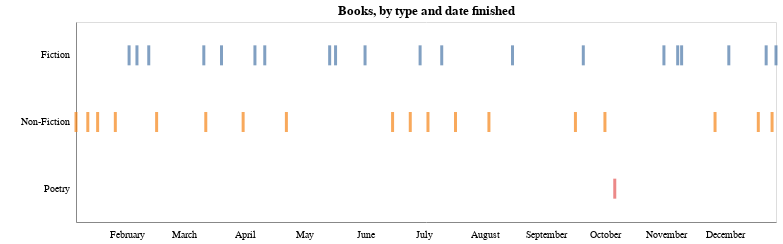

The notebook cell this image was saved under:
### Markdown cell above
### Books by type and month

### Code cell
# DESKTOP 
alt.Chart(books).mark_tick(thickness=3,size=20).encode(
    x=alt.X('date',axis=alt.Axis(format='%B', tickColor='#ffffff', tickCount=7), title=''),
    y=alt.Y('type',axis=alt.Axis(tickCount=0, tickColor='#ffffff'), title=' '),
    color=alt.Color('type', legend=None)
).configure_axis(
    grid=False).properties(height=200, width=700, title='Books, by type and date finished')

### Figure 1 — Vega-Lite specification as saved in the notebook (floating-point values rounded to 4 significant figures)
{"usermeta": {"embedOptions": {"theme": "vox"}}, "config": {"view": {"continuousWidth": 400, "continuousHeight": 300}, "axis": {"grid": false}}, "data": {"name": "data-8e391cabd5bc49dcb5a9fe358321c344"}, "mark": {"type": "tick", "size": 20, "thickness": 3}, "encoding": {"color": {"type": "nominal", "field": "type", "legend": null}, "x": {"type": "temporal", "axis": {"format": "%B", "tickColor": "#ffffff", "tickCount": 7}, "field": "date", "title": ""}, "y": {"type": "nominal", "axis": {"tickColor": "#ffffff", "tickCount": 0}, "field": "type", "title": " "}}, "height": 200, "title": "Books, by type and date finished", "width": 700, "$schema": "https://vega.github.io/schema/vega-lite/v4.8.1.json", "datasets": {"data-8e391cabd5bc49dcb5a9fe358321c344": [{"order": 1, "title": "How to Do Nothing", "author": "Jenny Odell", "pages": 240.0, "url": "https://www.goodreads.com/author/show/18614151.Jenny_Odell", "gender": "F", "type": "Non-Fiction", "subgenre": "Self Help", "avg_goodreads_rating": 3.97, "started": "2019-12-25T00:00:00", "date": "2020-01-06T00:00:00", "faves": null, "year": "2020", "days_to_read": 12, "gender_description": "Female"}, {"order": 2, "title": "Becoming Wise", "author": "Krista Tippett", "pages": 288.0, "url": "https://www.goodreads.com/book/show/25894085-becoming-wise", "gender": "F", "type": "Non-Fiction", "subgenre": "Spirituality", "avg_goodreads_rating": 4.15, "started": "2020-01-01T00:00:00", "date": "2020-01-12T00:00:00", "faves": "Y", "year": "2020", "days_to_read": 11, "gender_description": "Female"}, {"order": 3, "title": "Rework ", "author": "Jason Fried, David Hansson", "pages": 279.0, "url": "https://www.goodreads.com/book/show/6732019-rework?from_search=true&qid=TeHru4l6OG&rank=1", "gender": "M", "type": "Non-Fiction", "subgenre": "Business", "avg_goodreads_rating": 3.94, "started": "2020-01-12T00:00:00", "date": "2020-01-17T00:00:00", "faves": null, "year": "2020", "days_to_read": 5, "gender_description": "Male"}, {"order": 4, "title": "Minor Feelings", "author": "Cathy Park Hong", "pages": 224.0, "url": "https://www.goodreads.com/book/show/47544177-minor-feelings?from_search=true&qid=YwgnVM0MaX&rank=1", "gender": "F", "type": "Non-Fiction", "subgenre": "Essays", "avg_goodreads_rating": 4.53, "started": "2020-01-14T00:00:00", "date": "2020-01-26T00:00:00", "faves": null, "year": "2020", "days_to_read": 12, "gender_description": "Female"}, {"order": 5, "title": "The Idiot", "author": "Elif Batuman", "pages": 423.0, "url": "https://www.goodreads.com/book/show/30962053-the-idiot", "gender": "F", "type": "Fiction", "subgenre": "historical", "avg_goodreads_rating": 3.63, "started": "2020-01-25T00:00:00", "date": "2020-02-02T00:00:00", "faves": null, "year": "2020", "days_to_read": 8, "gender_description": "Female"}, {"order": 6, "title": "If I Had Your Face", "author": "Frances Cha", "pages": 288.0, "url": "https://www.goodreads.com/book/show/47548925-if-i-had-your-face?from_search=true&qid=c3Iw9aiNTi&rank=1", "gender": "F", "type": "Fiction", "subgenre": "Contemporary", "avg_goodreads_rating": 3.97, "started": "2020-02-02T00:00:00", "date": "2020-02-06T00:00:00", "faves": null, "year": "2020", "days_to_read": 4, "gender_description": "Female"}, {"order": 7, "title": "Topics of Conversation", "author": "Miranda Popkey", "pages": 224.0, "url": "https://www.goodreads.com/book/show/45754997-topics-of-conversation?from_search=true&qid=F1d5R6meaf&rank=1", "gender": "F", "type": "Fiction", "subgenre": "Contemporary", "avg_goodreads_rating": 2.83, "started": "2020-02-06T00:00:00", "date": "2020-02-12T00:00:00", "faves": null, "year": "2020", "days_to_read": 6, "gender_description": "Female"}, {"order": 8, "title": "Bluets", "author": "Maggie Nelson", "pages": 98.0, "url": "https://www.goodreads.com/book/show/6798263-bluets", "gender": "F", "type": "Non-Fiction", "subgenre": "Poetry", "avg_goodreads_rating": 4.26, "started": "2020-02-12T00:00:00", "date": "2020-02-16T00:00:00", "faves": null, "year": "2020", "days_to_read": 4, "gender_description": "Female"}, {"order": 9, "title": "I Believe in a Thing Called Love", "author": "Maurene Goo", "pages": 336.0, "url": "https://www.goodreads.com/book/show/31145133-i-believe-in-a-thing-called-love", "gender": "F", "type": "Fiction", "subgenre": "Young Adult", "avg_goodreads_rating": 3.66, "started": "2020-02-23T00:00:00", "date": "2020-03-11T00:00:00", "faves": null, "year": "2020", "days_to_read": 17, "gender_description": "Female"}, {"order": 10, "title": "Untamed", "author": "Glennon Doyle", "pages": 352.0, "url": "https://www.goodreads.com/book/show/52129515-untamed", "gender": "F", "type": "Non-Fiction", "subgenre": "Memoir", "avg_goodreads_rating": 4.46, "started": "2020-03-07T00:00:00", "date": "2020-03-12T00:00:00", "faves": null, "year": "2020", "days_to_read": 5, "gender_description": "Female"}, {"order": 11, "title": "Red, White and Royal Blue", "author": "Casey McQuiston", "pages": 421.0, "url": "https://www.goodreads.com/book/show/41150487-red-white-royal-blue", "gender": "F", "type": "Fiction", "subgenre": "Romance", "avg_goodreads_rating": 4.31, "started": "2020-03-12T00:00:00", "date": "2020-03-20T00:00:00", "faves": null, "year": "2020", "days_to_read": 8, "gender_description": "Female"}, {"order": 12, "title": "Bird by Bird: Some Instructions on Writing and Life", "author": "Anne Lamott", "pages": 237.0, "url": "https://www.goodreads.com/book/show/12543.Bird_by_Bird", "gender": "F", "type": "Non-Fiction", "subgenre": "Writing", "avg_goodreads_rating": 4.23, "started": "2020-03-21T00:00:00", "date": "2020-03-31T00:00:00", "faves": "Y", "year": "2020", "days_to_read": 10, "gender_description": "Female"}, {"order": 13, "title": "Cleanness", "author": "Garth Greenwell", "pages": 240.0, "url": "https://www.goodreads.com/book/show/45892271-cleanness?ac=1&from_search=true&qid=ornMVFsX93&rank=2", "gender": "M", "type": "Fiction", "subgenre": "Contemporary", "avg_goodreads_rating": 4.05, "started": "2020-03-31T00:00:00", "date": "2020-04-06T00:00:00", "faves": null, "year": "2020", "days_to_read": 6, "gender_description": "Male"}, {"order": 14, "title": "The Bridges of Madison County", "author": "Robert James Waller", "pages": 221.0, "url": "https://www.goodreads.com/book/show/83674.The_Bridges_of_Madison_County", "gender": "M", "type": "Fiction", "subgenre": "Contemporary", "avg_goodreads_rating": 3.61, "started": "2020-04-08T00:00:00", "date": "2020-04-11T00:00:00", "faves": null, "year": "2020", "days_to_read": 3, "gender_description": "Male"}, {"order": 15, "title": "Super Attractor", "author": "Gabrielle Bernstein", "pages": 248.0, "url": "https://www.goodreads.com/book/show/43496426-super-attractor?from_search=true&from_srp=true&qid=sRtfi9Txub&rank=1", "gender": "F", "type": "Non-Fiction", "subgenre": "Self Help", "avg_goodreads_rating": 4.18, "started": "2020-04-11T00:00:00", "date": "2020-04-22T00:00:00", "faves": null, "year": "2020", "days_to_read": 11, "gender_description": "Female"}, {"order": 16, "title": "Felix Ever After", "author": "Kacen Callender", "pages": 354.0, "url": "https://www.goodreads.com/book/show/51931067-felix-ever-after?from_search=true&from_srp=true&qid=ssQYTzSgHg&rank=1", "gender": "M", "type": "Fiction", "subgenre": "Young Adult", "avg_goodreads_rating": 4.46, "started": "2020-05-12T00:00:00", "date": "2020-05-14T00:00:00", "faves": null, "year": "2020", "days_to_read": 2, "gender_description": "Male"}, {"order": 17, "title": "Days of Distraction", "author": "Alexandra Chang", "pages": 312.0, "url": "https://www.goodreads.com/book/show/52973514-days-of-distraction?from_search=true&from_srp=true&qid=zLGt916iHW&rank=1", "gender": "F", "type": "Fiction", "subgenre": "Contemporary", "avg_goodreads_rating": 3.66, "started": "2020-04-12T00:00:00", "date": "2020-05-17T00:00:00", "faves": null, "year": "2020", "days_to_read": 35, "gender_description": "Female"}, {"order": 18, "title": "wow, no thank you.", "author": "Samantha Irby", "pages": 288.0, "url": "https://www.goodreads.com/book/show/52844646-wow-no-thank-you", "gender": "F", "type": "Non-Fiction", "subgenre": "Essays", "avg_goodreads_rating": 4.13, "started": "2020-04-05T00:00:00", "date": "2020-06-15T00:00:00", "faves": "Y", "year": "2020", "days_to_read": 71, "gender_description": "Female"}, {"order": 19, "title": "How Much of These Hills Is Gold", "author": "C. Pam Zhang", "pages": 288.0, "url": "https://www.goodreads.com/book/show/45895362-how-much-of-these-hills-is-gold?from_search=true&from_srp=true&qid=rMvIru31RB&rank=1", "gender": "F", "type": "Fiction", "subgenre": "historical", "avg_goodreads_rating": 3.86, "started": "2020-05-22T00:00:00", "date": "2020-06-01T00:00:00", "faves": null, "year": "2020", "days_to_read": 10, "gender_description": "Female"}, {"order": 20, "title": "Between the World and Me", "author": "Tanehisi Coates", "pages": 152.0, "url": "https://www.goodreads.com/book/show/25489625-between-the-world-and-me?from_search=true&from_srp=true&qid=xvQajzPDjC&rank=1", "gender": "M", "type": "Non-Fiction", "subgenre": "Current Events", "avg_goodreads_rating": 4.52, "started": "2020-06-15T00:00:00", "date": "2020-06-24T00:00:00", "faves": "Y", "year": "2020", "days_to_read": 9, "gender_description": "Male"}, {"order": 21, "title": "Where the Crawdads Sing", "author": "Delia Owens", "pages": 384.0, "url": "https://www.goodreads.com/book/show/36809135-where-the-crawdads-sing?ac=1&from_search=true&qid=TifR2MzIpW&rank=1", "gender": "F", "type": "Fiction", "subgenre": "Contemporary", "avg_goodreads_rating": 4.47, "started": "2020-06-22T00:00:00", "date": "2020-06-29T00:00:00", "faves": null, "year": "2020", "days_to_read": 7, "gender_description": "Female"}, {"order": 22, "title": "Boys and Sex", "author": "Peggy Ornstein", "pages": 304.0, "url": "https://www.goodreads.com/book/show/43452877-boys-sex?from_search=true&from_srp=true&qid=TwPIaowNSU&rank=1", "gender": "F", "type": "Non-Fiction", "subgenre": "Current Events", "avg_goodreads_rating": 4.24, "started": "2020-04-12T00:00:00", "date": "2020-07-03T00:00:00", "faves": null, "year": "2020", "days_to_read": 82, "gender_description": "Female"}, {"order": 23, "title": "Someone Who Will Love You In All Your Damaged Glory", "author": "Rafael Bob Waksberg", "pages": 256.0, "url": "https://www.goodreads.com/book/show/41949311-someone-who-will-love-you-in-all-your-damaged-glory?ac=1&from_search=true&qid=Kr9sKqWCXh&rank=1", "gender": "M", "type": "Fiction", "subgenre": "Short Stories", "avg_goodreads_rating": 4.16, "started": "2020-07-08T00:00:00", "date": "2020-07-10T00:00:00", "faves": "Y", "year": "2020", "days_to_read": 2, "gender_description": "Male"}, {"order": 24, "title": "The Masters Tools Will Never DIsmantle The Master's House", "author": "Audre Lorde", "pages": 64.0, "url": "https://www.goodreads.com/en/book/show/38598541-the-master-s-tools-will-never-dismantle-the-master-s-house", "gender": "F", "type": "Non-Fiction", "subgenre": "Essays", "avg_goodreads_rating": 4.46, "started": "2020-07-15T00:00:00", "date": "2020-07-17T00:00:00", "faves": "Y", "year": "2020", "days_to_read": 2, "gender_description": "Female"}, {"order": 25, "title": "Attached", "author": "Amir Levine, Rachel SF Heller", "pages": 304.0, "url": "https://www.goodreads.com/book/show/9547888-attached?from_search=true&from_srp=true&qid=kdP4IdRQnC&rank=1", "gender": "F", "type": "Non-Fiction", "subgenre": "Psychology", "avg_goodreads_rating": 4.14, "started": "2020-07-31T00:00:00", "date": "2020-08-03T00:00:00", "faves": null, "year": "2020", "days_to_read": 3, "gender_description": "Female"}, {"order": 26, "title": "Listen to the Marriage", "author": "John Jay Osborn", "pages": 256.0, "url": "https://www.goodreads.com/book/show/37941728-listen-to-the-marriage?ac=1&from_search=true&qid=iy2rwd6WTj&rank=1", "gender": "M", "type": "Fiction", "subgenre": "Contemporary", "avg_goodreads_rating": 3.51, "started": "2020-08-06T00:00:00", "date": "2020-08-15T00:00:00", "faves": null, "year": "2020", "days_to_read": 9, "gender_description": "Male"}, {"order": 27, "title": "Jung: A Very Short Introduction", "author": "Andrew Stevens", "pages": 192.0, "url": "https://www.goodreads.com/book/show/297554.Jung?from_search=true&from_srp=true&qid=Jim8gejEr2&rank=1", "gender": "M", "type": "Non-Fiction", "subgenre": "History", "avg_goodreads_rating": 4.07, "started": "2020-09-07T00:00:00", "date": "2020-09-16T00:00:00", "faves": null, "year": "2020", "days_to_read": 9, "gender_description": "Male"}, {"order": 28, "title": "The First Bad Man", "author": "Miranda July", "pages": 288.0, "url": "https://www.goodreads.com/book/show/21412400-the-first-bad-man?from_search=true&from_srp=true&qid=8h7sxqtWHM&rank=1", "gender": "F", "type": "Fiction", "subgenre": "Contemporary", "avg_goodreads_rating": 3.62, "started": "2020-09-16T00:00:00", "date": "2020-09-20T00:00:00", "faves": "Y", "year": "2020", "days_to_read": 4, "gender_description": "Female"}, {"order": 29, "title": "The Drama of the Gifted Child", "author": "Alice Miller", "pages": 144.0, "url": "https://www.goodreads.com/book/show/24204222-the-drama-of-the-gifted-child?utm_content=review_cta_book_image&utm_medium=email&utm_source=bookend&ref_=pe_7171740_474197500", "gender": "F", "type": "Non-Fiction", "subgenre": "Psychology", "avg_goodreads_rating": 4.1, "started": "2020-09-27T00:00:00", "date": "2020-10-01T00:00:00", "faves": null, "year": "2020", "days_to_read": 4, "gender_description": "Female"}, {"order": 30, "title": "Don't Call us Dead: Poems", "author": "Danez Smith", "pages": 101.0, "url": "https://www.goodreads.com/book/show/35422441-don-t-call-us-dead?from_search=true&from_srp=true&qid=8qdAhd4Vlp&rank=1", "gender": "M", "type": "Poetry", "subgenre": "LGBT", "avg_goodreads_rating": 4.52, "started": "2020-10-01T00:00:00", "date": "2020-10-06T00:00:00", "faves": "Y", "year": "2020", "days_to_read": 5, "gender_description": "Male"}, {"order": 31, "title": "Tender is the Night", "author": "F. Scott Fitzgerald", "pages": 315.0, "url": "https://www.goodreads.com/book/show/46164.Tender_Is_the_Night?from_search=true&from_srp=true&qid=B8eLWQQKSX&rank=1", "gender": "M", "type": "Fiction", "subgenre": "Classic", "avg_goodreads_rating": 3.81, "started": "2020-10-10T00:00:00", "date": "2020-11-07T00:00:00", "faves": "Y", "year": "2020", "days_to_read": 28, "gender_description": "Male"}, {"order": 32, "title": "Heather, The Totality", "author": "Matthew Weiner", "pages": 144.0, "url": "https://www.goodreads.com/book/show/31933063-heather-the-totality?ac=1&from_search=true&qid=MvG8rzSUME&rank=1", "gender": "M", "type": "Fiction", "subgenre": "Contemporary", "avg_goodreads_rating": 2.93, "started": "2020-11-07T00:00:00", "date": "2020-11-09T00:00:00", "faves": null, "year": "2020", "days_to_read": 2, "gender_description": "Male"}, {"order": 33, "title": "What We Talk About When We Talk About Love", "author": "Raymond Carver", "pages": 159.0, "url": "https://www.goodreads.com/book/show/11438.What_We_Talk_About_When_We_Talk_About_Love?from_search=true&from_srp=true&qid=5G4xkS3EQg&rank=1", "gender": "M", "type": "Fiction", "subgenre": "Short Stories", "avg_goodreads_rating": 4.15, "started": "2020-10-06T00:00:00", "date": "2020-10-31T00:00:00", "faves": null, "year": "2020", "days_to_read": 25, "gender_description": "Male"}, {"order": 34, "title": "Never Split the Difference", "author": "Chris Voss", "pages": 274.0, "url": "https://www.goodreads.com/book/show/26156469-never-split-the-difference?from_search=true&from_srp=true&qid=umiLanQLHO&rank=1", "gender": "M", "type": "Non-Fiction", "subgenre": "Business", "avg_goodreads_rating": 4.4, "started": "2020-11-11T00:00:00", "date": "2020-11-26T00:00:00", "faves": null, "year": "2020", "days_to_read": 15, "gender_description": "Male"}, {"order": 35, "title": "Rapture", "author": "Susan Minot", "pages": null, "url": "https://www.goodreads.com/book/show/40056.Rapture", "gender": "F", "type": "Fiction", "subgenre": "Romance", "avg_goodreads_rating": 2.96, "started": "2020-12-02T00:00:00", "date": "2020-12-03T00:00:00", "faves": null, "year": "2020", "days_to_read": 1, "gender_description": "Female"}, {"order": 36, "title": "The Middle Passage", "author": "James Hollis", "pages": 127.0, "url": "https://www.goodreads.com/book/show/47849.The_Middle_Passage?from_search=true&from_srp=true&qid=ot6aI40sSB&rank=1", "gender": "M", "type": "Non-Fiction", "subgenre": "Psychology", "avg_goodreads_rating": 4.44, "started": "2020-12-15T00:00:00", "date": "2020-12-18T00:00:00", "faves": "Y", "year": "2020", "days_to_read": 3, "gender_description": "Male"}, {"order": 37, "title": "Intimacy", "author": "Hanif Kureishi", "pages": 155.0, "url": "https://www.goodreads.com/book/show/153418.Intimacy", "gender": "M", "type": "Fiction", "subgenre": "Contemporary", "avg_goodreads_rating": 3.6, "started": "2020-12-21T00:00:00", "date": "2020-12-22T00:00:00", "faves": null, "year": "2020", "days_to_read": 1, "gender_description": "Male"}, {"order": 38, "title": "No One Asked for This: Essays", "author": "Cazzie David", "pages": 352.0, "url": "https://www.goodreads.com/book/show/48930274-no-one-asked-for-this?from_search=true&from_srp=true&qid=oVY5dHZfxR&rank=1", "gender": "F", "type": "Non-Fiction", "subgenre": "Essays", "avg_goodreads_rating": 3.53, "started": "2020-11-27T00:00:00", "date": "2020-12-25T00:00:00", "faves": null, "year": "2020", "days_to_read": 28, "gender_description": "Female"}, {"order": 39, "title": "Self-Help", "author": "Lorrie Moore", "pages": 163.0, "url": "https://www.goodreads.com/book/show/90872.Self_Help", "gender": "F", "type": "Fiction", "subgenre": "Short Stories", "avg_goodreads_rating": 4.19, "started": "2020-12-26T00:00:00", "date": "2020-12-27T00:00:00", "faves": "Y", "year": "2020", "days_to_read": 1, "gender_description": "Female"}]}}
